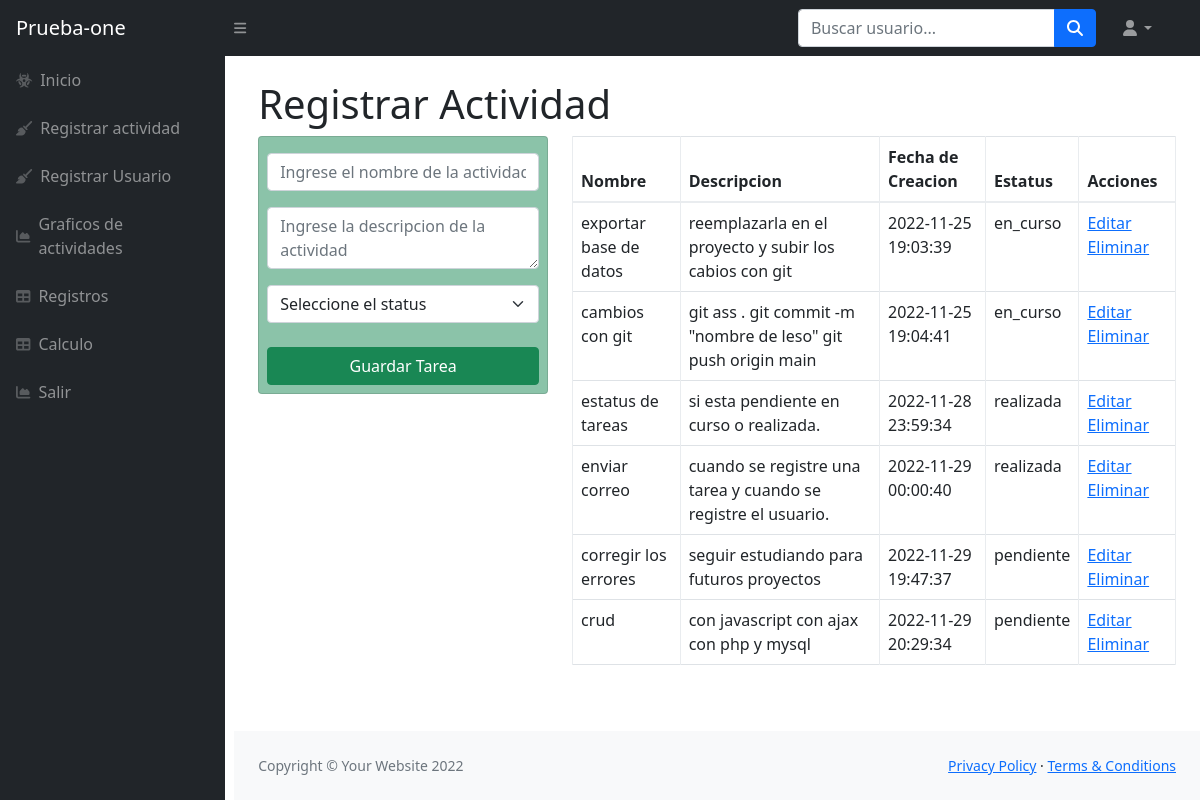
/registrar_actividad.php (signed in), run on the app's committed database.
### tables this page shows
CREATE TABLE `tareas` (
  `id_tarea` int(11) NOT NULL,
  `nombre` varchar(255) NOT NULL,
  `descripcion` varchar(255) NOT NULL,
  `creado_en` timestamp NOT NULL DEFAULT current_timestamp(),
  `id_usuario` int(11) NOT NULL,
  `id_status` int(11) NOT NULL
);

CREATE TABLE `status_tareas` (
  `id_status` int(11) NOT NULL,
  `nombre` varchar(255) NOT NULL
);

### registrar_actividad.php (the view, shortened to what this page needs)
<!DOCTYPE html>
<html lang="en">
    <head>
        <link rel="stylesheet" type="text/css" href="vendor/bootstrap/css/bootstrap.min.css">
        <link href="./css/styles2.css" rel="stylesheet" />
    </head>
    <body class="sb-nav-fixed">
        <?php require 'partials/navbar.php' ?>
        <div id="layoutSidenav">
            <?php require 'partials/nav.php' ?>
            <div id="layoutSidenav_content">
                <main>
                    <div class="container-fluid px-4">
                        <h1 class="mt-4">Registrar Actividad</h1>
                        <div class="row">
                            <div class="col-md-4">
                                <div class="card card-body bg-success p-2 bg-opacity-50" >
                                    <form action="guardar_actividad.php" method="POST">
                                        <div class="form-group mt-2">
                                            <input type="text" name="nombre_a" class="form-control" placeholder="Ingrese el nombre de la actividad" autofocus>
                                        </div>
                                        <div class="form-group mt-2">
                                            <textarea name="descripcion_a" rows="2" class="form-control" placeholder="Ingrese la descripcion de la actividad"></textarea>
                                        </div>
                                        <div class="form-group mt-2">
                                            <select name="id_status" required class="form-select" aria-label="Default select example">
                                            <option value="">Seleccione el status</option>
                                            </select>
                                        </div>
                                        <div class="d-grid gap-2">
                                             <button class="btn btn-success mt-2" name="guardar_tarea">Guardar Tarea</button>
                                        </div>
                                    </form>
                                </div>
                            </div>
                            <div class="col-md-8">
                                <table class="table table-bordered">
                                    <thead>
                                        <tr>
                                            <th>Nombre</th>
                                            <th>Descripcion</th>
                                            <th>Fecha de Creacion</th>
                                            <th>Estatus</th>
                                            <th>Acciones</th>
                                        </tr>
                                    </thead>
                                    <tbody>
                                        <?php
                                            $usuario = $_SESSION['user_id'];
                                            $records = $conn->prepare('SELECT tareas.nombre, descripcion, id_tarea, creado_en, status_tareas.nombre as nombre_status FROM tareas LEFT JOIN status_tareas ON  tareas.id_status=status_tareas.id_status WHERE id_usuario=:usuario');
                                            $records->bindParam(':usuario', $usuario);
                                            $records->execute();
                                            $results = $records->fetchAll(PDO::FETCH_ASSOC);
                                            foreach($results as $row){ ?>
                                                <tr>
                                                    <td><?php echo $row['nombre'] ?></td>
                                                    <td><?php echo $row['descripcion'] ?></td>
                                                    <td><?php echo $row['creado_en'] ?></td>
                                                    <td><?php echo $row['nombre_status'] ?></td>
                                                    <td>
                                                        <a href="editar.php?id=<?php echo $row['id_tarea'] ?>">Editar<i class="fa-address-card-o"></i></a>
                                                        <a href="eliminar.php?id=<?php echo $row['id_tarea'] ?>">Eliminar</a>
                                                    </td>
                                                </tr>
                                          <?php  } ?>
                                    </tbody>
                                </table>
                            </div>
                        </div>
                    </div>
                </main>
                <footer class="py-4 bg-light mt-auto">
                    <div class="container-fluid px-4">
                        <div class="d-flex align-items-center justify-content-between small">
                            <div class="text-muted">Copyright &copy; Your Website 2022</div>
                            <div>
                                <a href="#">Privacy Policy</a>
                                &middot;
                                <a href="#">Terms &amp; Conditions</a>
                            </div>
                        </div>
                    </div>
                </footer>
            </div>
        </div>
    </body>
</html>

### data on the page
tareas: nombre "exportar base de datos", descripcion "reemplazarla en el proyecto y subir los cabios con git", creado_en "2022-11-25 19:03:39", id_status.nombre "en_curso"
tareas: nombre "cambios con git", descripcion "git ass . git commit -m \"nombre de leso\" git push origin main", creado_en "2022-11-25 19:04:41", id_status.nombre "en_curso"
tareas: nombre "estatus de tareas", descripcion "si esta pendiente en curso o realizada.", creado_en "2022-11-28 23:59:34", id_status.nombre "realizada"
tareas: nombre "enviar correo", descripcion "cuando se registre una tarea y cuando se registre el usuario.", creado_en "2022-11-29 00:00:40", id_status.nombre "realizada"
tareas: nombre "corregir los errores", descripcion "seguir estudiando para futuros proyectos", creado_en "2022-11-29 19:47:37", id_status.nombre "pendiente"
tareas: nombre "crud", descripcion "con javascript con ajax con php y mysql", creado_en "2022-11-29 20:29:34", id_status.nombre "pendiente"
